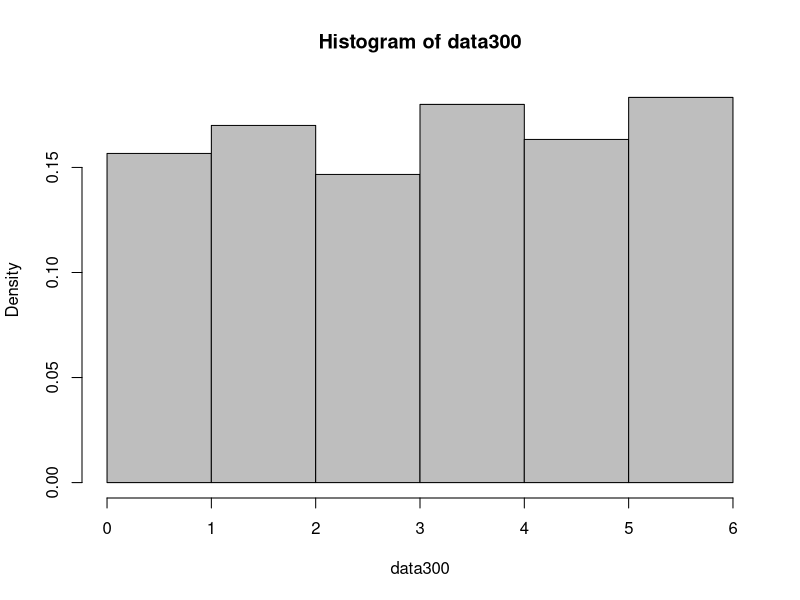
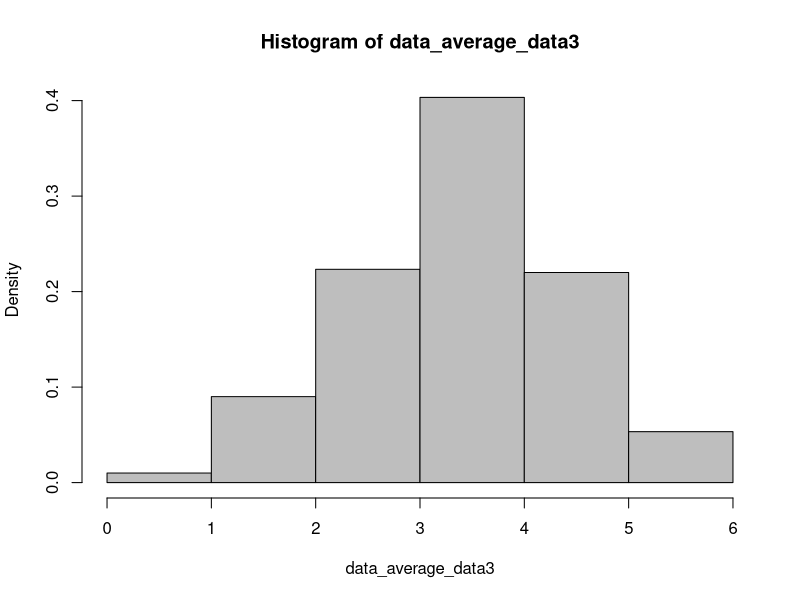

R code for these plots, in order:
data300<-floor(runif(300,1,7))
hist(data300,breaks=c(0,1,2,3,4,5,6),probability=T,col="gray")

data_average_data3 <- NULL
for(i in 1:300){
  data_average_data3[i] <- mean(floor(runif(3,1,7)))
}
hist(data_average_data3,breaks=c(0,1,2,3,4,5,6),probability=T,col="gray")
